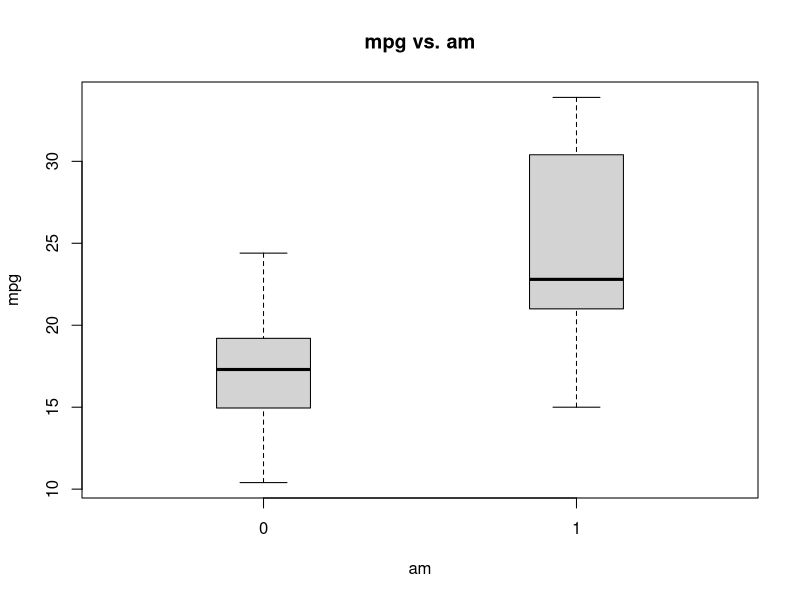
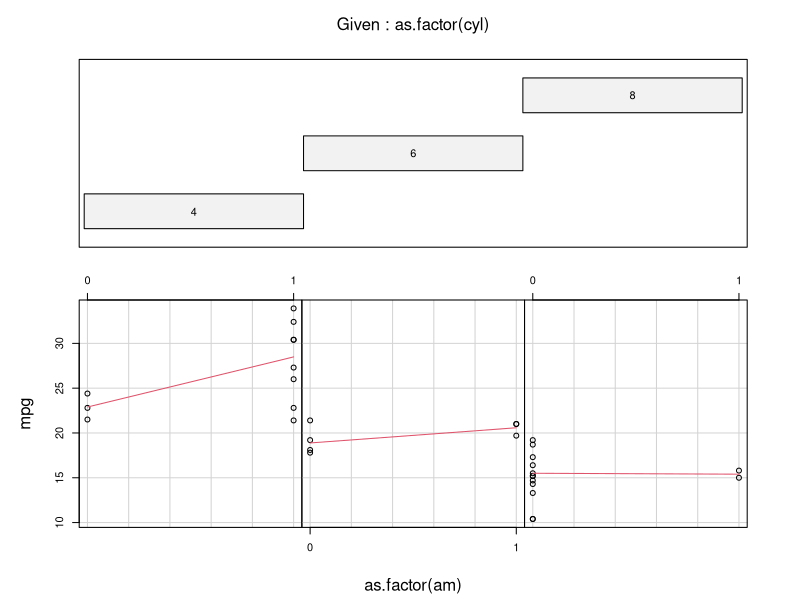
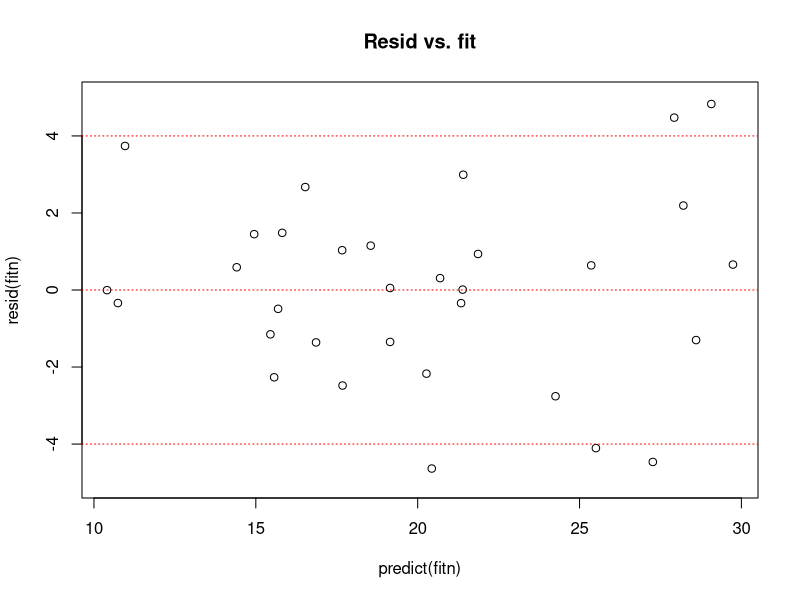
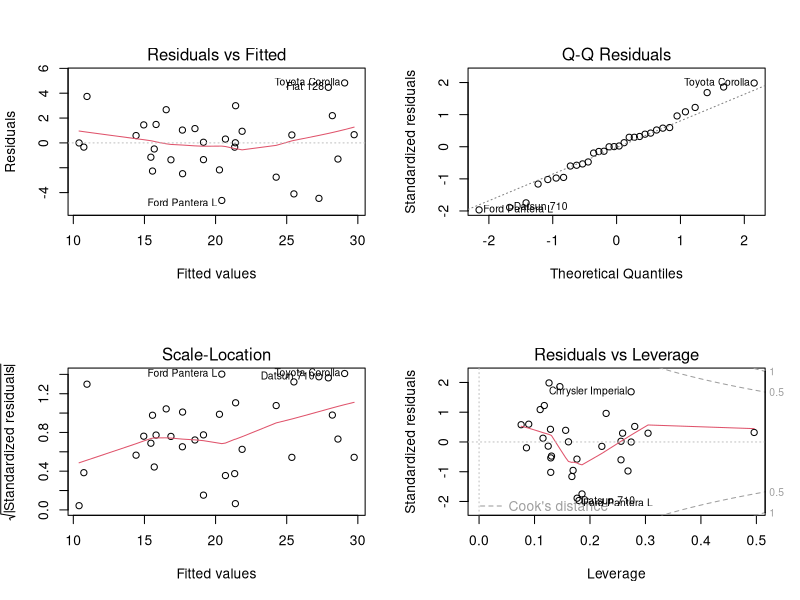

The R script that drew these images, in order:
## ---- chunk 1
library(datasets);library(car);data(mtcars)
str(mtcars)
## ---- chunk 2
cor(mtcars$mpg, mtcars[c(2:11)])
cor(as.numeric(mtcars$am), mtcars[c(2:8,10:11)])
## ---- chunk 3
mtcars$am<-factor(mtcars$am)
fit1<-lm(mpg ~ am, data=mtcars)
fitall<-lm(mpg ~ ., data=mtcars);vif(fitall);summary(fitall)
## ---- chunk 4
fit9<-lm(mpg~cyl+hp+drat+wt+qsec+vs+am+gear+carb, data=mtcars);vif(fit9);summary(fit9)
## ---- chunk 5
fit8<-lm(mpg~hp+drat+wt+qsec+vs+am+gear+carb, data=mtcars);vif(fit8)
## ---- chunk 6
fit7<-lm(mpg~drat+wt+qsec+vs+am+gear+carb, data=mtcars);vif(fit7)
## ---- chunk 7
fit6<-lm(mpg~drat+qsec+vs+am+gear+carb, data=mtcars);vif(fit6)
anova(fit1,fit6,fit7, fit8, fit9,fitall)
## ---- chunk 8
fit6<-lm(mpg~drat+wt+qsec+vs+am+carb, data=mtcars);vif(fit6)
anova(fit1,fit6,fit7, fit8, fit9,fitall)
## ---- chunk 9
fit5<-lm(mpg~drat+wt+vs+am+carb, data=mtcars);vif(fit5)
anova(fit1,fit5,fit6,fit7, fit8, fit9,fitall)
## ---- chunk 10
fitn<-lm(mpg~am+drat+wt+vs+carb, data=mtcars)
## ---- chunk 11
summary(fitn)$coefficients
## ---- chunk 12
m_am1<-summary(fitn)$coefficients[2]
SE<-summary(fitn)$coefficients[2,2]
t<-summary(fitn)$coefficients[2,3]
m_am1+c(-1,1)*SE*t
## ---- chunk 13
boxplot(mpg~am, data=mtcars,boxwex = 0.3,main="mpg vs. am")
## ---- chunk 14
coplot(mpg ~ as.factor(am) | as.factor(cyl), data = mtcars, panel = panel.smooth,row=1)
## ---- chunk 15
 par(mfrow = c(1, 1))
 rng<-round(c(-1,1)*max(abs(range(resid(fitn)))), 0)
 plot(predict(fitn), resid(fitn), main="Resid vs. fit", ylim=rng)
 abline(h=0, col="red", lty = 3)
 abline(h=4, col="red", lty = 3)
 abline(h=-4, col="red", lty = 3)
## ---- chunk 16
 par(mfrow = c(2, 2)); plot(fitn)
